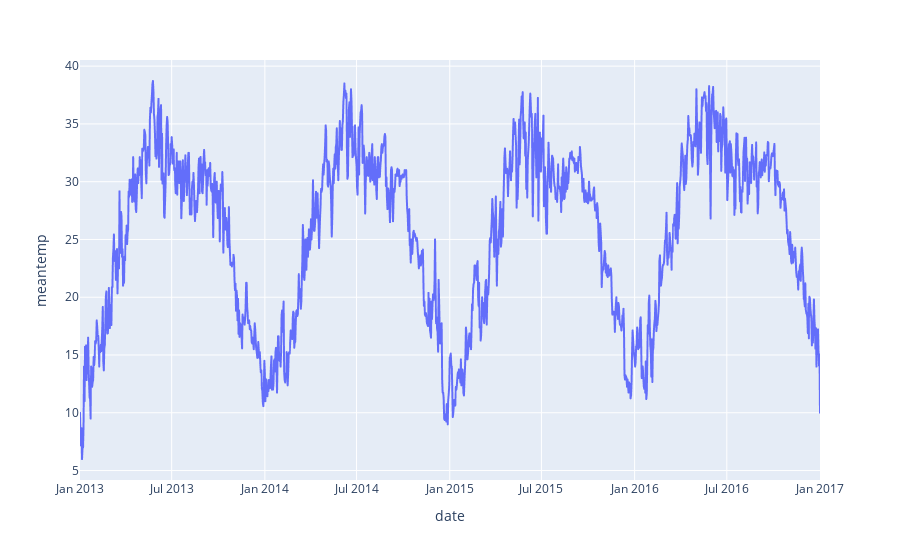

Source (notebook cell):
### Code cell
fig = px.line(df, df['date'], df['meantemp'])
fig.show()

### Figure 1 — Plotly figure (JSON) as saved in the notebook; plotly's stock layout.template omitted (floating-point values rounded to 4 significant figures; data arrays with more than 128 entries replaced by an {"elided": "..."} marker saying what was removed)
{"data": [{"hovertemplate": "date=%{x}<br>meantemp=%{y}<extra></extra>", "legendgroup": "", "line": {"color": "#636efa", "dash": "solid"}, "marker": {"symbol": "circle"}, "mode": "lines", "name": "", "showlegend": false, "type": "scattergl", "x": {"elided": "1462 str values"}, "xaxis": "x", "y": {"elided": "1462 float values"}, "yaxis": "y"}], "layout": {"legend": {"tracegroupgap": 0}, "margin": {"t": 60}, "xaxis": {"anchor": "y", "domain": [0, 1], "title": {"text": "date"}}, "yaxis": {"anchor": "x", "domain": [0, 1], "title": {"text": "meantemp"}}}}
